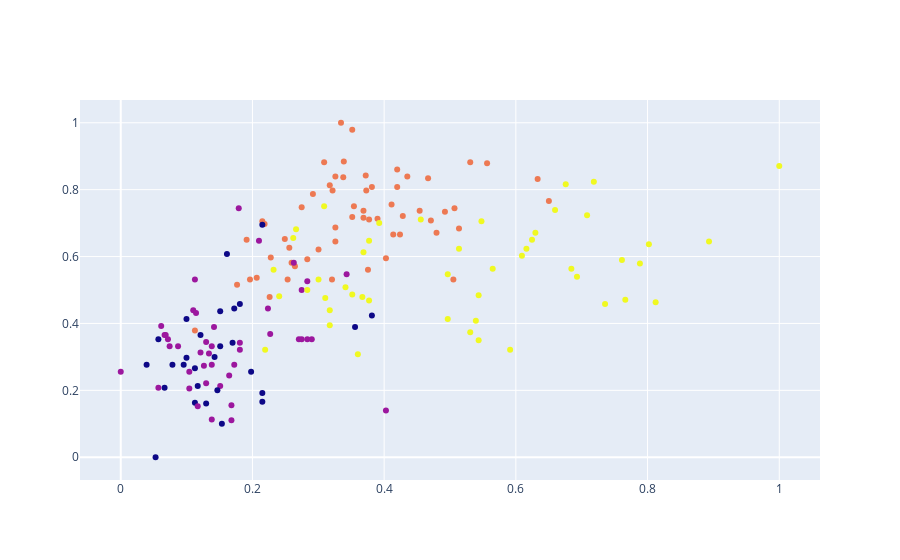

Here is the notebook cell this chart was saved with:
### Code cell
fig.show()

### Figure 1 — Plotly figure (JSON) as saved in the notebook; plotly's stock layout.template omitted (floating-point values rounded to 4 significant figures; data arrays with more than 128 entries replaced by an {"elided": "..."} marker saying what was removed)
{"data": [{"marker": {"color": {"elided": "178 int values"}}, "mode": "markers", "text": {"elided": "178 int values"}, "type": "scatter", "x": {"elided": "178 float values"}, "y": {"elided": "178 float values"}}], "layout": {}}
